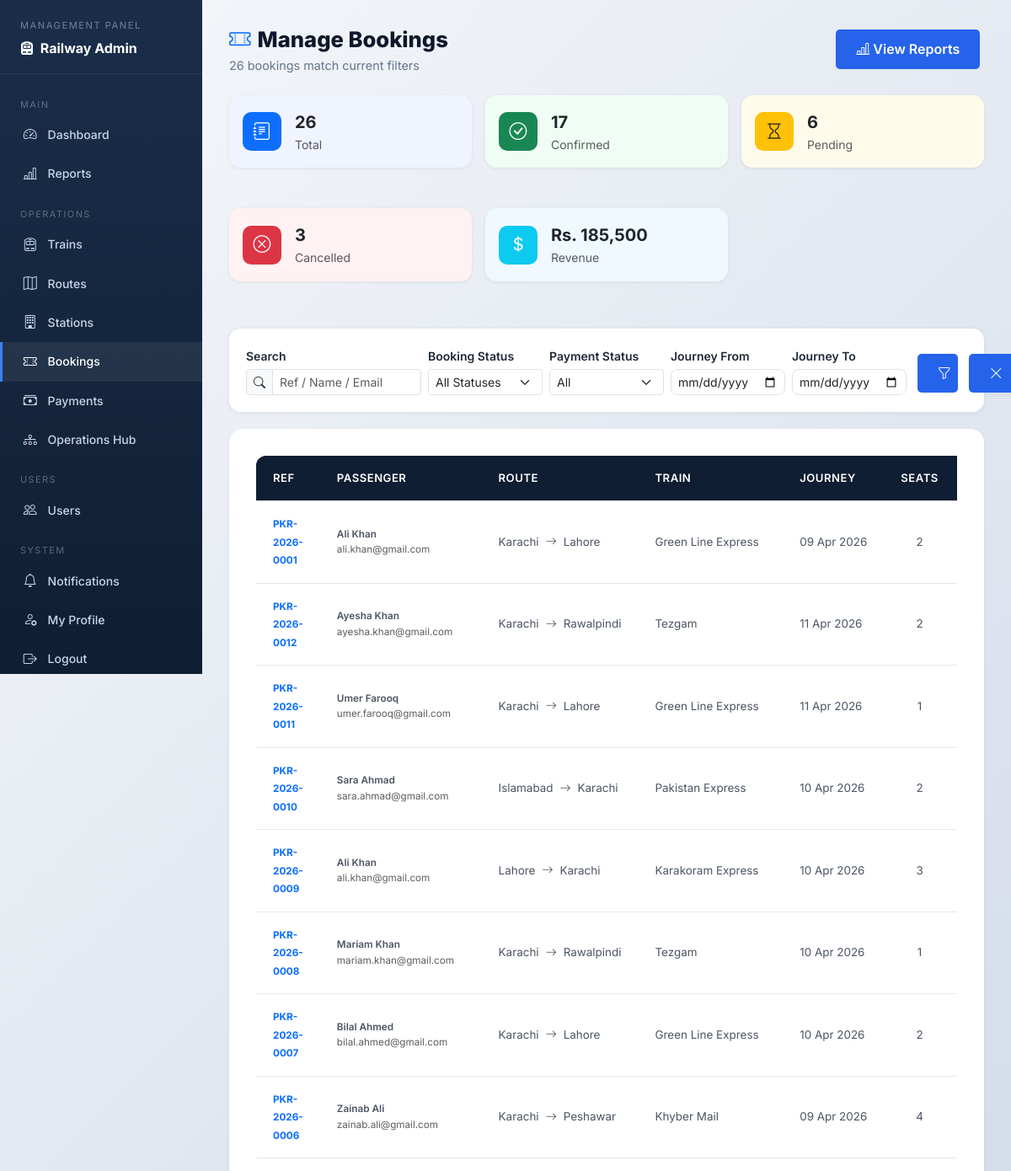
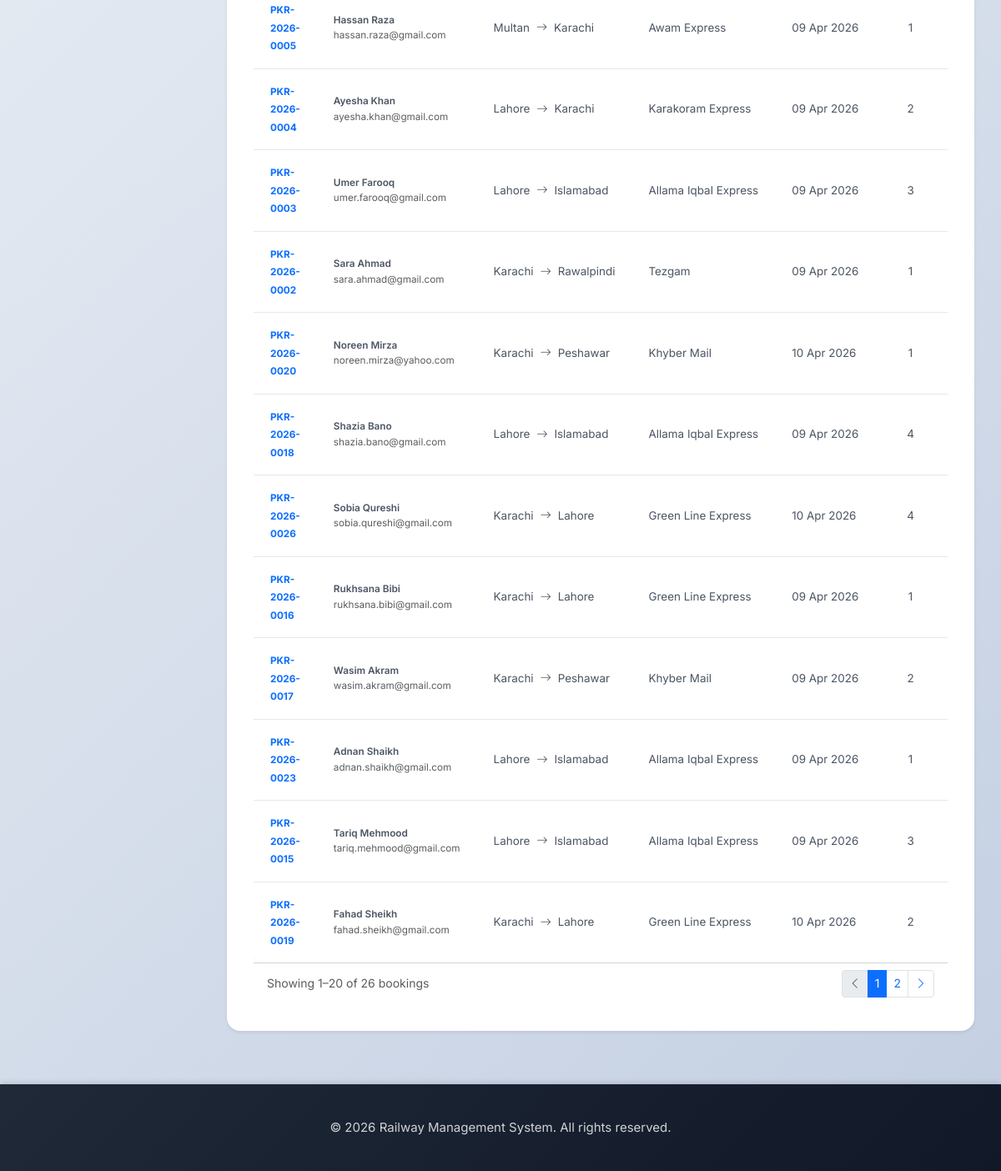
/manage-bookings.php (signed in), run on the app's committed database (2 pictures, top to bottom).
### tables this page shows
CREATE TABLE IF NOT EXISTS bookings (
    booking_id INT PRIMARY KEY AUTO_INCREMENT,
    user_id INT NOT NULL,
    route_id INT NOT NULL,
    booking_reference VARCHAR(20) UNIQUE NOT NULL,
    number_of_seats INT NOT NULL,
    total_fare DECIMAL(12, 2) NOT NULL,
    booking_status ENUM('pending', 'confirmed', 'cancelled') DEFAULT 'pending',
    payment_status ENUM('pending', 'completed', 'failed', 'refunded') DEFAULT 'pending',
    booking_date TIMESTAMP DEFAULT CURRENT_TIMESTAMP,
    journey_date DATE NOT NULL,
    updated_at TIMESTAMP DEFAULT CURRENT_TIMESTAMP ON UPDATE CURRENT_TIMESTAMP,
    FOREIGN KEY (user_id) REFERENCES users(user_id) ON DELETE CASCADE,
    FOREIGN KEY (route_id) REFERENCES routes(route_id) ON DELETE CASCADE
);

CREATE TABLE IF NOT EXISTS users (
    user_id INT PRIMARY KEY AUTO_INCREMENT,
    username VARCHAR(50) UNIQUE NOT NULL,
    email VARCHAR(100) UNIQUE NOT NULL,
    password VARCHAR(255) NOT NULL,
    full_name VARCHAR(100) NOT NULL,
    phone VARCHAR(20),
    address TEXT,
    role ENUM('user', 'admin', 'employee') DEFAULT 'user',
    is_active BOOLEAN DEFAULT TRUE,
    created_at TIMESTAMP DEFAULT CURRENT_TIMESTAMP,
    updated_at TIMESTAMP DEFAULT CURRENT_TIMESTAMP ON UPDATE CURRENT_TIMESTAMP
);

CREATE TABLE IF NOT EXISTS routes (
    route_id INT PRIMARY KEY AUTO_INCREMENT,
    train_id INT NOT NULL,
    departure_city VARCHAR(100) NOT NULL,
    arrival_city VARCHAR(100) NOT NULL,
    departure_time TIME NOT NULL,
    arrival_time TIME NOT NULL,
    distance_km DECIMAL(10, 2),
    base_fare DECIMAL(10, 2) NOT NULL,
    journey_date DATE NOT NULL,
    available_seats INT NOT NULL,
    status ENUM('scheduled', 'cancelled', 'completed') DEFAULT 'scheduled',
    created_at TIMESTAMP DEFAULT CURRENT_TIMESTAMP,
    updated_at TIMESTAMP DEFAULT CURRENT_TIMESTAMP ON UPDATE CURRENT_TIMESTAMP,
    FOREIGN KEY (train_id) REFERENCES trains(train_id) ON DELETE CASCADE,
    UNIQUE KEY unique_train_date (train_id, journey_date)
);

CREATE TABLE IF NOT EXISTS trains (
    train_id INT PRIMARY KEY AUTO_INCREMENT,
    train_name VARCHAR(100) NOT NULL,
    train_number VARCHAR(50) UNIQUE NOT NULL,
    train_type VARCHAR(50) NOT NULL,
    total_seats INT NOT NULL,
    available_seats INT NOT NULL,
    status ENUM('active', 'inactive', 'maintenance') DEFAULT 'active',
    created_at TIMESTAMP DEFAULT CURRENT_TIMESTAMP,
    updated_at TIMESTAMP DEFAULT CURRENT_TIMESTAMP ON UPDATE CURRENT_TIMESTAMP
);

### src/classes/Database.php (called while the page is built, shortened)
<?php
class Database {
    private $host = DB_HOST;
    private $db_name = DB_NAME;
    private $user = DB_USER;
    private $password = DB_PASS;
    private $port = DB_PORT;
    private $connection;
    public function connect() {
        $this->connection = new mysqli(
            $this->host,
            $this->user,
            $this->password,
            $this->db_name,
            $this->port
        );
        $this->connection->set_charset('utf8');
        return $this->connection;
    }
    public function select($query) {
        $result = $this->connection->query($query);
        $data = array();
        if ($result->num_rows > 0) {
            while ($row = $result->fetch_assoc()) {
                array_push($data, $row);
            }
            return $data;
        } else {
            return false;
        }
    }
    public function selectRow($query) {
        $result = $this->connection->query($query);
        if ($result && $result->num_rows > 0) {
            return $result->fetch_assoc();
        }
        return false;
    }
}
?>

### manage-bookings.php (the view, shortened to what this page needs)
<?php
require_once 'config/database.php';
require_once 'src/classes/Database.php';
$db = new Database();
$db->connect();
$filter_status  = $_GET['status']     ?? 'all';
$filter_pay     = $_GET['payment']    ?? 'all';
$search         = trim($_GET['q']     ?? '');
$date_from      = $_GET['date_from']  ?? '';
$date_to        = $_GET['date_to']    ?? '';
$page           = max(1, (int)($_GET['page'] ?? 1));
$per_page       = 20;
$offset         = ($page - 1) * $per_page;
$wheres = [];
$where_sql = $wheres ? 'WHERE ' . implode(' AND ', $wheres) : '';
$kpi = $db->selectRow(
    "SELECT
        COUNT(*) AS total,
        SUM(booking_status = 'confirmed')  AS confirmed,
        SUM(booking_status = 'pending')    AS pending,
        SUM(booking_status = 'cancelled')  AS cancelled,
        SUM(payment_status = 'completed')  AS paid,
        SUM(total_fare)                    AS revenue
     FROM bookings"
);
$count_row = $db->selectRow(
    "SELECT COUNT(*) AS n
     FROM bookings b
     JOIN users  u ON b.user_id   = u.user_id
     JOIN routes r ON b.route_id  = r.route_id
     JOIN trains t ON r.train_id  = t.train_id
     {$where_sql}"
);
$total_rows = (int)($count_row['n'] ?? 0);
$total_pages = max(1, (int)ceil($total_rows / $per_page));
$bookings = $db->select(
    "SELECT b.booking_id, b.booking_reference, b.booking_date, b.journey_date,
            b.number_of_seats, b.total_fare, b.booking_status, b.payment_status,
            u.full_name, u.email,
            r.departure_city, r.arrival_city,
            t.train_name
     FROM bookings b
     JOIN users  u ON b.user_id   = u.user_id
     JOIN routes r ON b.route_id  = r.route_id
     JOIN trains t ON r.train_id  = t.train_id
     {$where_sql}
     ORDER BY b.booking_date DESC
     LIMIT {$per_page} OFFSET {$offset}"
);
function bUrl(array $overrides = []): string {
    global $filter_status, $filter_pay, $search, $date_from, $date_to, $page;
    $params = array_filter(array_merge([
        'status'    => $filter_status !== 'all' ? $filter_status : null,
        'payment'   => $filter_pay    !== 'all' ? $filter_pay    : null,
        'q'         => $search        ?: null,
        'date_from' => $date_from     ?: null,
        'date_to'   => $date_to       ?: null,
        'page'      => $page > 1      ? $page  : null,
    ], $overrides));
    $qs = http_build_query($params);
    return 'manage-bookings.php' . ($qs ? "?{$qs}" : '');
}
require_once 'inc/header.php';
?>
<div class="adm-wrap">
<aside class="adm-sidebar">
    <div class="sb-brand">
        <span>Management Panel</span>
        <strong><i class="bi bi-train-front-fill me-1"></i> Railway Admin</strong>
    </div>
    <nav>
        <div class="sb-sep">Main</div>
        <a href="admin-dashboard.php"><i class="bi bi-speedometer2"></i> Dashboard</a>
        <a href="reports.php"><i class="bi bi-bar-chart-line"></i> Reports</a>
        <div class="sb-sep">Operations</div>
        <a href="manage-trains.php"><i class="bi bi-train-front"></i> Trains</a>
        <a href="manage-routes.php"><i class="bi bi-map"></i> Routes</a>
        <a href="operations-hub.php?tab=stations"><i class="bi bi-building"></i> Stations</a>
        <a href="manage-bookings.php" class="active"><i class="bi bi-ticket-perforated"></i> Bookings</a>
        <a href="manage-payments.php"><i class="bi bi-cash-stack"></i> Payments</a>
        <a href="operations-hub.php"><i class="bi bi-diagram-3"></i> Operations Hub</a>
        <div class="sb-sep">Users</div>
        <a href="manage-users.php"><i class="bi bi-people"></i> Users</a>
        <div class="sb-sep">System</div>
        <a href="notifications.php"><i class="bi bi-bell"></i> Notifications</a>
        <a href="profile.php"><i class="bi bi-person-gear"></i> My Profile</a>
        <a href="logout.php"><i class="bi bi-box-arrow-right"></i> Logout</a>
    </nav>
</aside>
<section class="adm-main">
    <div class="adm-page-header mb-4">
        <div>
            <h2><i class="bi bi-ticket-perforated me-2 text-primary"></i>Manage Bookings</h2>
            <p><?= number_format($total_rows) ?> bookings match current filters</p>
        </div>
        <a href="reports.php" class="btn btn-outline-primary btn-sm">
            <i class="bi bi-bar-chart-line me-1"></i>View Reports
        </a>
    </div>
    <div class="row g-3 mb-4">
        <?php foreach ([
            ['Total',     $kpi['total'],     'bi-journal-text',  'bg-primary text-white',    '#f0f4ff'],
            ['Confirmed', $kpi['confirmed'], 'bi-check-circle',  'bg-success text-white',     '#f0fdf4'],
            ['Pending',   $kpi['pending'],   'bi-hourglass',     'bg-warning text-dark',      '#fffbeb'],
            ['Cancelled', $kpi['cancelled'], 'bi-x-circle',      'bg-danger text-white',      '#fef2f2'],
            ['Revenue',   'Rs. ' . number_format($kpi['revenue'] ?? 0, 0), 'bi-currency-dollar', 'bg-info text-white', '#f0f9ff'],
        ] as [$lbl, $val, $icon, $ibg, $bg]): ?>
        <div class="col-6 col-md-4 col-xl-2-4">
            <div class="kpi-card card p-3" style="background:<?= $bg ?>;">
                <div class="d-flex align-items-center gap-3">
                    <div class="kpi-icon <?= $ibg ?>"><i class="bi <?= $icon ?>"></i></div>
                    <div>
                        <div class="fw-bold fs-5"><?= $val ?></div>
                        <div class="text-muted small"><?= $lbl ?></div>
                    </div>
                </div>
            </div>
        </div>
        <?php endforeach; ?>
    </div>
    <form method="GET" class="filter-bar">
        <div class="row g-2 align-items-end">
            <div class="col-12 col-sm-6 col-lg-3">
                <label class="form-label mb-1 small fw-semibold">Search</label>
                <div class="input-group input-group-sm">
                    <span class="input-group-text"><i class="bi bi-search"></i></span>
                    <input type="text" name="q" class="form-control"
                           placeholder="Ref / Name / Email"
                           value="<?= htmlspecialchars($search) ?>">
                </div>
            </div>
            <div class="col-6 col-sm-3 col-lg-2">
                <label class="form-label mb-1 small fw-semibold">Booking Status</label>
                <select name="status" class="form-select form-select-sm">
                    <?php foreach (['all'=>'All Statuses','confirmed'=>'Confirmed','pending'=>'Pending','cancelled'=>'Cancelled'] as $v=>$l): ?>
                    <option value="<?= $v ?>" <?= $filter_status === $v ? 'selected' : '' ?>><?= $l ?></option>
                    <?php endforeach; ?>
                </select>
            </div>
            <div class="col-6 col-sm-3 col-lg-2">
                <label class="form-label mb-1 small fw-semibold">Payment Status</label>
                <select name="payment" class="form-select form-select-sm">
                    <?php foreach (['all'=>'All','completed'=>'Paid','pending'=>'Pending','refunded'=>'Refunded','failed'=>'Failed'] as $v=>$l): ?>
                    <option value="<?= $v ?>" <?= $filter_pay === $v ? 'selected' : '' ?>><?= $l ?></option>
                    <?php endforeach; ?>
                </select>
            </div>
            <div class="col-6 col-sm-3 col-lg-2">
                <label class="form-label mb-1 small fw-semibold">Journey From</label>
                <input type="date" name="date_from" class="form-control form-control-sm"
                       value="<?= htmlspecialchars($date_from) ?>">
            </div>
            <div class="col-6 col-sm-3 col-lg-2">
                <label class="form-label mb-1 small fw-semibold">Journey To</label>
                <input type="date" name="date_to" class="form-control form-control-sm"
                       value="<?= htmlspecialchars($date_to) ?>">
            </div>
            <div class="col-12 col-lg-1 d-flex gap-1">
                <button type="submit" class="btn btn-primary btn-sm flex-fill">
                    <i class="bi bi-funnel"></i>
                </button>
                <a href="manage-bookings.php" class="btn btn-outline-secondary btn-sm flex-fill" title="Reset">
                    <i class="bi bi-x-lg"></i>
                </a>
            </div>
        </div>
    </form>
    <div class="card border-0 shadow-sm">
        <div class="table-responsive">
            <table class="table table-hover mb-0 bk-table">
                <thead>
                    <tr>
                        <th>Ref</th>
                        <th>Passenger</th>
                        <th>Route</th>
                        <th>Train</th>
                        <th>Journey</th>
                        <th>Seats</th>
                        <th>Fare</th>
                    </tr>
                </thead>
                <tbody>
                <?php if (empty($bookings)): ?>
                    <tr><td colspan="11" class="text-center py-5 text-muted">
                        <i class="bi bi-inbox fs-2 d-block mb-2"></i>No bookings found.
                    </td></tr>
                <?php else: ?>
                    <?php foreach ($bookings as $bk): ?>
                    <tr>
                        <td>
                            <a href="booking-admin.php?id=<?= $bk['booking_id'] ?>"
                               class="fw-bold text-primary text-decoration-none small">
                                <?= htmlspecialchars($bk['booking_reference']) ?>
                            </a>
                        </td>
                        <td>
                            <div class="fw-semibold small"><?= htmlspecialchars($bk['full_name']) ?></div>
                            <div class="text-muted" style="font-size:.73rem;"><?= htmlspecialchars($bk['email']) ?></div>
                        </td>
                        <td class="small">
                            <span class="text-nowrap">
                                <?= htmlspecialchars($bk['departure_city']) ?>
                                <i class="bi bi-arrow-right text-muted mx-1"></i>
                                <?= htmlspecialchars($bk['arrival_city']) ?>
                            </span>
                        </td>
                        <td class="small text-nowrap"><?= htmlspecialchars($bk['train_name']) ?></td>
                        <td class="small text-nowrap"><?= date('d M Y', strtotime($bk['journey_date'])) ?></td>
                        <td class="text-center small"><?= (int)$bk['number_of_seats'] ?></td>
                        <td class="small text-nowrap">Rs. <?= number_format($bk['total_fare'], 0) ?></td>
                    </tr>
                    <?php endforeach; ?>
                <?php endif; ?>
                </tbody>
            </table>
        </div>
        <?php if ($total_pages > 1): ?>
        <div class="card-footer bg-white d-flex justify-content-between align-items-center flex-wrap gap-2">
            <small class="text-muted">
                Showing <?= number_format($offset + 1) ?>–<?= number_format(min($offset + $per_page, $total_rows)) ?>
                of <?= number_format($total_rows) ?> bookings
            </small>
            <nav>
                <ul class="pagination pagination-sm mb-0">
                    <li class="page-item <?= $page <= 1 ? 'disabled' : '' ?>">
                        <a class="page-link" href="<?= htmlspecialchars(bUrl(['page' => $page - 1])) ?>">
                            <i class="bi bi-chevron-left"></i>
                        </a>
                    </li>
                    <?php
                    $start_p = max(1, $page - 2);
                    $end_p   = min($total_pages, $page + 2);
                    for ($pp = $start_p; $pp <= $end_p; $pp++): ?>
                    <li class="page-item <?= $pp === $page ? 'active' : '' ?>">
                        <a class="page-link" href="<?= htmlspecialchars(bUrl(['page' => $pp])) ?>"><?= $pp ?></a>
                    </li>
                    <?php endfor; ?>
                    <li class="page-item <?= $page >= $total_pages ? 'disabled' : '' ?>">
                        <a class="page-link" href="<?= htmlspecialchars(bUrl(['page' => $page + 1])) ?>">
                            <i class="bi bi-chevron-right"></i>
                        </a>
                    </li>
                </ul>
            </nav>
        </div>
        <?php endif; ?>
    </div>
</section>
</div>
<?php require_once 'inc/footer.php'; ?>

### data on the page
bookings: booking_reference "PKR-2026-0001", user.full_name "Ali Khan", user.email "ali.khan@gmail.com", route.departure_city "Karachi", route.arrival_city "Lahore", trains.train_name "Green Line Express", journey_date "09 Apr 2026", number_of_seats "2"
bookings: booking_reference "PKR-2026-0012", user.full_name "Ayesha Khan", user.email "ayesha.khan@gmail.com", route.departure_city "Karachi", route.arrival_city "Rawalpindi", trains.train_name "Tezgam", journey_date "11 Apr 2026", number_of_seats "2"
bookings: booking_reference "PKR-2026-0011", user.full_name "Umer Farooq", user.email "umer.farooq@gmail.com", route.departure_city "Karachi", route.arrival_city "Lahore", trains.train_name "Green Line Express", journey_date "11 Apr 2026", number_of_seats "1"
bookings: booking_reference "PKR-2026-0010", user.full_name "Sara Ahmad", user.email "sara.ahmad@gmail.com", route.departure_city "Islamabad", route.arrival_city "Karachi", trains.train_name "Pakistan Express", journey_date "10 Apr 2026", number_of_seats "2"
bookings: booking_reference "PKR-2026-0009", user.full_name "Ali Khan", user.email "ali.khan@gmail.com", route.departure_city "Lahore", route.arrival_city "Karachi", trains.train_name "Karakoram Express", journey_date "10 Apr 2026", number_of_seats "3"
bookings: booking_reference "PKR-2026-0008", user.full_name "Mariam Khan", user.email "mariam.khan@gmail.com", route.departure_city "Karachi", route.arrival_city "Rawalpindi", trains.train_name "Tezgam", journey_date "10 Apr 2026", number_of_seats "1"
bookings: booking_reference "PKR-2026-0007", user.full_name "Bilal Ahmed", user.email "bilal.ahmed@gmail.com", route.departure_city "Karachi", route.arrival_city "Lahore", trains.train_name "Green Line Express", journey_date "10 Apr 2026", number_of_seats "2"
bookings: booking_reference "PKR-2026-0006", user.full_name "Zainab Ali", user.email "zainab.ali@gmail.com", route.departure_city "Karachi", route.arrival_city "Peshawar", trains.train_name "Khyber Mail", journey_date "09 Apr 2026", number_of_seats "4"
bookings: booking_reference "PKR-2026-0005", user.full_name "Hassan Raza", user.email "hassan.raza@gmail.com", route.departure_city "Multan", route.arrival_city "Karachi", trains.train_name "Awam Express", journey_date "09 Apr 2026", number_of_seats "1"
bookings: booking_reference "PKR-2026-0004", user.full_name "Ayesha Khan", user.email "ayesha.khan@gmail.com", route.departure_city "Lahore", route.arrival_city "Karachi", trains.train_name "Karakoram Express", journey_date "09 Apr 2026", number_of_seats "2"
bookings: booking_reference "PKR-2026-0003", user.full_name "Umer Farooq", user.email "umer.farooq@gmail.com", route.departure_city "Lahore", route.arrival_city "Islamabad", trains.train_name "Allama Iqbal Express", journey_date "09 Apr 2026", number_of_seats "3"
bookings: booking_reference "PKR-2026-0002", user.full_name "Sara Ahmad", user.email "sara.ahmad@gmail.com", route.departure_city "Karachi", route.arrival_city "Rawalpindi", trains.train_name "Tezgam", journey_date "09 Apr 2026", number_of_seats "1"
bookings: booking_reference "PKR-2026-0020", user.full_name "Noreen Mirza", user.email "noreen.mirza@yahoo.com", route.departure_city "Karachi", route.arrival_city "Peshawar", trains.train_name "Khyber Mail", journey_date "10 Apr 2026", number_of_seats "1"
bookings: booking_reference "PKR-2026-0018", user.full_name "Shazia Bano", user.email "shazia.bano@gmail.com", route.departure_city "Lahore", route.arrival_city "Islamabad", trains.train_name "Allama Iqbal Express", journey_date "09 Apr 2026", number_of_seats "4"
bookings: booking_reference "PKR-2026-0026", user.full_name "Sobia Qureshi", user.email "sobia.qureshi@gmail.com", route.departure_city "Karachi", route.arrival_city "Lahore", trains.train_name "Green Line Express", journey_date "10 Apr 2026", number_of_seats "4"
bookings: booking_reference "PKR-2026-0016", user.full_name "Rukhsana Bibi", user.email "rukhsana.bibi@gmail.com", route.departure_city "Karachi", route.arrival_city "Lahore", trains.train_name "Green Line Express", journey_date "09 Apr 2026", number_of_seats "1"
bookings: booking_reference "PKR-2026-0017", user.full_name "Wasim Akram", user.email "wasim.akram@gmail.com", route.departure_city "Karachi", route.arrival_city "Peshawar", trains.train_name "Khyber Mail", journey_date "09 Apr 2026", number_of_seats "2"
bookings: booking_reference "PKR-2026-0023", user.full_name "Adnan Shaikh", user.email "adnan.shaikh@gmail.com", route.departure_city "Lahore", route.arrival_city "Islamabad", trains.train_name "Allama Iqbal Express", journey_date "09 Apr 2026", number_of_seats "1"
bookings: booking_reference "PKR-2026-0015", user.full_name "Tariq Mehmood", user.email "tariq.mehmood@gmail.com", route.departure_city "Lahore", route.arrival_city "Islamabad", trains.train_name "Allama Iqbal Express", journey_date "09 Apr 2026", number_of_seats "3"
bookings: booking_reference "PKR-2026-0019", user.full_name "Fahad Sheikh", user.email "fahad.sheikh@gmail.com", route.departure_city "Karachi", route.arrival_city "Lahore", trains.train_name "Green Line Express", journey_date "10 Apr 2026", number_of_seats "2"

### other printed values
$total_rows "26"
$val "26"
$lbl "Total"
$val "17"
$lbl "Confirmed"
$val "6"
$lbl "Pending"
$val "3"
$lbl "Cancelled"
$val "Rs. 185,500"
$lbl "Revenue"
$offset + 1 "1"
min($offset + $per_page, $total_rows) "20"
form field status "All Statuses"
form field payment "All"
